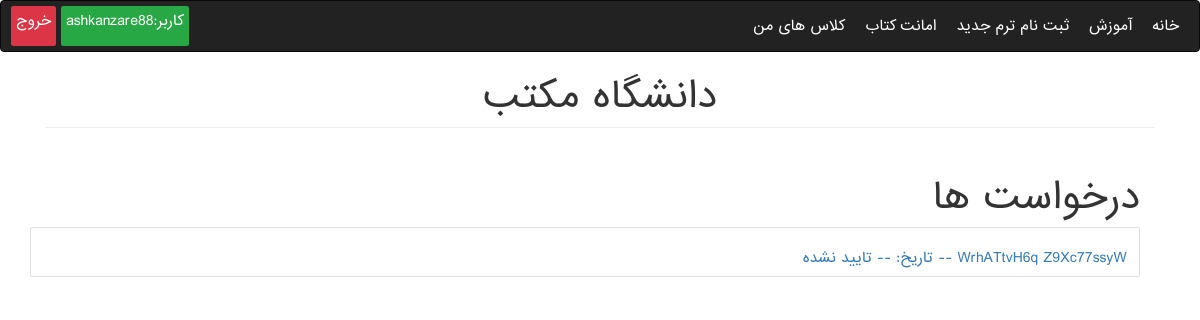
The page /Education/requests/ (signed in) on the database its author committed.
### Education/models.py (models this page shows, shortened)
class User(AbstractUser):
    phone_regex = RegexValidator(regex=r'^9\d{9}$',
                                 message="شماره تماس باید با فرمت ۹۱۲۷۸۹۳۴۵۶ وارد شود")
    phone = models.CharField(validators=[phone_regex], max_length=10, unique=True)
    image = models.ImageField(upload_to='user_image', blank=True, null=True)
    user_type = models.CharField(max_length=500, choices=USER_TYPE_CHOICES, default=None, null=True)
    EMAIL_FIELD = 'phone'
    REQUIRED_FIELDS = ['phone']

class Person(models.Model):
    user = models.OneToOneField(User, on_delete=models.CASCADE, null=True, blank=True, verbose_name=USERNAME)
    first_name = models.CharField(max_length=200, verbose_name=FIRST_NAME)
    last_name = models.CharField(max_length=200, verbose_name=LAST_NAME)
    birthday = models.DateField(verbose_name=BIRTHDAY)
    address = models.TextField(verbose_name=ADDRESS)
    personal_id = models.CharField(max_length=200, unique=True, blank=True, null=True, verbose_name=PERSONAL_ID)
    email = models.EmailField(verbose_name=EMAIL)
    entry_date = models.DateField(null=True, blank=True, default=django.utils.timezone.now, verbose_name=ENTRY_DATE)
    register_date = models.DateField(null=True, blank=True, default=django.utils.timezone.now,
                                     verbose_name=REGISTER_DATE)

class Student(Person):
    college = models.ForeignKey(College, on_delete=models.CASCADE, related_name='students', null=True)
    study_field = models.ForeignKey(StudyField, on_delete=models.CASCADE, null=True, blank=True,
                                    verbose_name=STUDY_FIELD, related_name='students')
    registration_confirmation = models.BooleanField(default=False, verbose_name=REGISTER_CONFIRM)
    max_units = models.PositiveIntegerField(default=24, verbose_name=MAX_UNITS)
    class Meta:
        permissions = [('can_write_blog', 'Can Write Blog')]

class Person(models.Model):
    user = models.OneToOneField(User, on_delete=models.CASCADE, null=True, blank=True, verbose_name=USERNAME)
    first_name = models.CharField(max_length=200, verbose_name=FIRST_NAME)
    last_name = models.CharField(max_length=200, verbose_name=LAST_NAME)
    birthday = models.DateField(verbose_name=BIRTHDAY)
    address = models.TextField(verbose_name=ADDRESS)
    personal_id = models.CharField(max_length=200, unique=True, blank=True, null=True, verbose_name=PERSONAL_ID)
    email = models.EmailField(verbose_name=EMAIL)
    entry_date = models.DateField(null=True, blank=True, default=django.utils.timezone.now, verbose_name=ENTRY_DATE)
    register_date = models.DateField(null=True, blank=True, default=django.utils.timezone.now,
                                     verbose_name=REGISTER_DATE)

### Education/views.py (the view)
# urls.py: path('requests/', StudentRequestsView.as_view(), name='std_requests'),
class StudentRequestsView(generic.ListView):
    template_name = 'Education/educate/stds_requests.html'
    queryset = Student.objects.filter(registration_confirmation=False)

### Education/templatetags/education_extras.py (called while the page is built)
@register.filter(name='en_to_fa')
def en_to_fa(text):
    fa_numbers = ['۰', '۱', '۲', '۳', '۴', '۵', '۶', '۷', '۸', '۹']
    text_list = list(str(text))
    for i in range(len(text_list)):
        if text_list[i].isnumeric():
            text_list[i] = fa_numbers[int(text_list[i])]
    return ''.join(text_list)

@register.filter(name='convert_date')
def convert_date(date):
    j_date = jdatetime.date.fromgregorian(day=date.day, month=date.month, year=date.year)
    month = j_date.j_months_fa[j_date.month - 1]
    return f"{en_to_fa(j_date.day)} {month} {en_to_fa(j_date.year)}"

### templates/Education/educate/stds_requests.html (shortened to what this page needs)
{% extends 'Education/base.html' %}
{% load education_extras %}
{% block content %}
<div class="container mt-5">
        <div class="text-right"><h1>درخواست ها</h1></div>
        {% if object_list %}
            {% for request in object_list %}
                <div class="card text-right">
                    <a href="{% url 'Education:edit' 'requests' request.id  %}">
                          <div class="card-body">
                              <div class="card-title">
                                <h5 class="float-right">{{ request.first_name }} {{ request.last_name }} -- تاریخ: {{ request.register_date|convert_date }} -- تایید نشده</h5>
                              </div>
                          </div>
                    </a>
                </div>
            {% endfor %}
        {% else %}
            <div class="text-center opacity-50 mt-5">
                <h4 class="text-secondary"><i>بدون درخواست</i></h4>
            </div>
        {% endif %}
</div>
{% endblock %}

### templates/Education/base.html (shortened to what this page needs)
{% load static %}
<!doctype html>
<html lang="en">
<head>
    <link rel="stylesheet" href="https://maxcdn.bootstrapcdn.com/bootstrap/3.4.1/css/bootstrap.min.css">
    <link rel="stylesheet" href="https://stackpath.bootstrapcdn.com/bootstrap/4.1.3/css/bootstrap.min.css"
>
    <link rel="stylesheet" href="https://maxcdn.bootstrapcdn.com/bootstrap/3.4.1/css/bootstrap.min.css">
    <link rel="stylesheet" href="https://cdnjs.cloudflare.com/ajax/libs/font-awesome/4.7.0/css/font-awesome.min.css" />
    <link rel="stylesheet" href="{% static 'css/main.css' %}" type="text/css"/>
</head>
<body>
<nav class="navbar navbar-inverse">
    <div class="d-flex justify-content-between w-100">
    <div class="d-flex text-white w-100">
        <div class="p-3">
            <a href="{% url 'Education:home' %}">خانه</a>
        </div>
        <div class="p-3">
            <a href="{% url 'Education:info' %}">آموزش</a>
        </div>
        {% if user.is_authenticated %}
            {%if user.is_superuser %}
                <div class="p-3">
                    <a href="{% url 'Education:std_requests' %}">درخواست ها</a>
                </div>
                <div class="p-3">
                    <a href="{% url 'Education:all_students' %}">دانشجویان</a>
                </div>
            {% else %}
                <div class="p-3">
                    <a href="{% url 'Education:register_course' %}">ثبت نام ترم جدید</a>
                </div>
                <div class="p-3">
                    <a href="{% url 'library:rent_book' %}">امانت کتاب</a>
                </div>
                <div class="p-3">
                    <a href="{% url 'Education:student_courses' %}">کلاس های من</a>
                </div>
            {% endif %}
        {% else %}
            <div class="p-3">
            <a href="{% url 'Education:login' %}">ورود</a>
            </div>
        {% endif %}
    </div>
        {% if user.is_authenticated %}
            <div class="p-2 bg-success rounded">
                <a>کاربر:{{ user.username }}</a>
            </div>
            <div class="p-2 mr-2 bg-danger rounded">
                <a href="{% url 'Education:logout' %}">خروج</a>
            </div>
        {% endif %}
    </div>
</nav>
<div class="container mb-5">
    <div class="text-center"><h1 class="mt-2">دانشگاه مکتب</h1></div>
    <hr class="mt-0 mb-4">
    {% block content %}
    {% endblock %}
</div>
</body>
</html>

### static/css/main.css (style rules this page uses)
* { direction: rtl; font-family: "iranian sans", sans-serif; }
nav a { color: white!important; text-decoration: none!important; }
a { text-decoration: none!important; }

### rows shown on the page
User: username "ashkanzare88"
Student: first_name "WrhATtvH6q", last_name "Z9Xc77ssyW"
